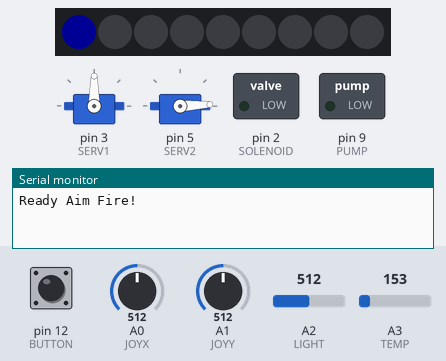
Recording of a sketch running on a simulated Arduino Uno, built with avr-gcc and run on an emulated ATmega328P. Parts: 2 × servo, 9 RGB LEDs in strip order, left to right, switched loads named in the sketch (green lamp = pin HIGH), the last lines printed to the serial monitor. The test bench sets the inputs (shaded band); at power-on: pin 12 (BUTTON) HIGH, A0 (JOYX) = 512, A1 (JOYY) = 512, A2 (LIGHT) = 512, A3 (TEMP) = 153. Dim RGB values are drawn brighter than linear.

Above: at 10.5 s.
11.9 s: pin 12 (BUTTON) pulled LOW for 0.15 s
At 12.27 s:
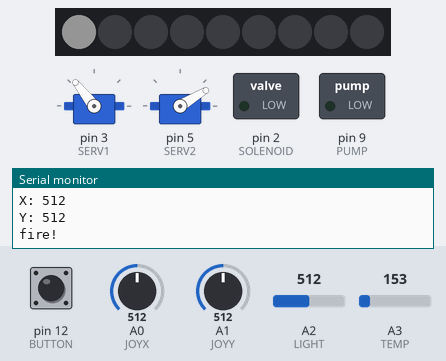
14.1 s: A0 (JOYX) set to 716
17.1 s: A1 (JOYY) set to 306
At 18.7 s:
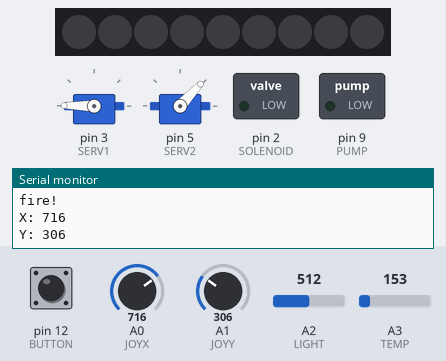
19.0 s: A0 (JOYX) set to 513
At 20.2 s:
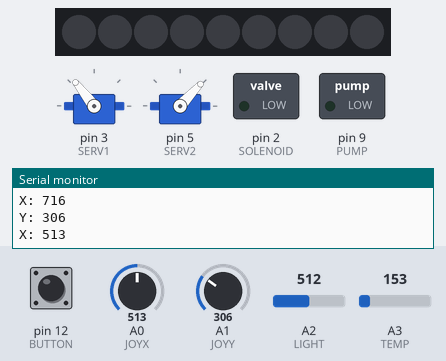
20.5 s: A1 (JOYY) set to 30
At 21.3 s:
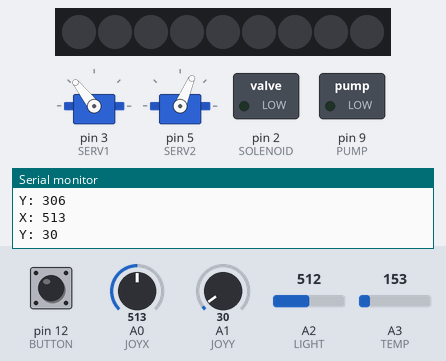
22.0 s: pin 12 (BUTTON) pulled LOW for 1 s
At 25.3 s:
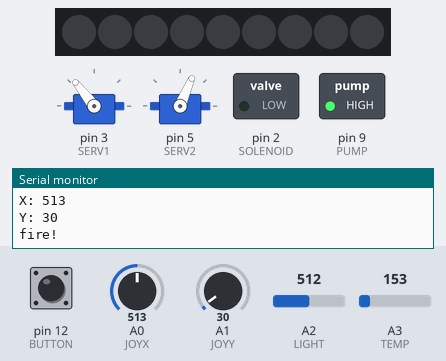
Timing chart, 0 to 29.0 s (numbered marks = the images above; inputs shaded):
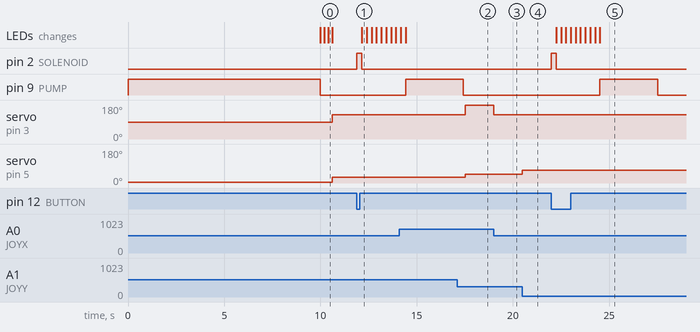

The sketch:

RAF2.ino
```cpp
#include <FastLED.h>

#include <Servo.h>

#define SOLENOID 2
#define PUMP 9
#define BUTTON 12
#define JOYX A0
#define JOYY A1
#define SERV1 3
#define SERV2 5
#define SERV3 6
#define LIGHT A2
#define TEMP A3
#define NEOPIXELPIN 8
#define NUM_LEDS 9
CRGB leds[NUM_LEDS];
#define DATA_PIN NEOPIXELPIN
#define BRIGHTNESS 20
Servo xServo,yServo;
void setup() {
  FastLED.addLeds<WS2811, DATA_PIN, RGB>(leds, NUM_LEDS);
  FastLED.setBrightness(BRIGHTNESS);

  Serial.begin(115200);
  Serial.println("Ready Aim Fire!");


  xServo.attach(SERV1);
  yServo.attach(SERV2);
  yServo.write(3);
  pinMode(SOLENOID,OUTPUT);
  digitalWrite(SOLENOID,LOW);
  pinMode(PUMP,OUTPUT);
  digitalWrite(PUMP,HIGH);
  delay(10000);
  digitalWrite(PUMP, LOW);
  pinMode(BUTTON,INPUT_PULLUP);
  leds[0] = CRGB::Red;
  FastLED.show();
  delay(200);
  leds[0] = CRGB::Green;
  FastLED.show();
  delay(200);
  leds[0] = CRGB::Blue;
  FastLED.show();
  delay(200);
  leds[0] = CRGB::Black;
  FastLED.show();

}
void chase()
{
     // Move a single white led
   for(int whiteLed = 0; whiteLed < NUM_LEDS; whiteLed = whiteLed + 1) {
      // Turn our current led on to white, then show the leds
      leds[whiteLed] = CRGB::White;

      // Show the leds (only one of which is set to white, from above)
      FastLED.show();

      // Wait a little bit
      delay(250);

      // Turn our current led back to black for the next loop around
      leds[whiteLed] = CRGB::Black;
      FastLED.show();
   }
}
int lastx;
int lasty;

void loop() {


  if (digitalRead(BUTTON) == LOW)
  {
    Serial.println("fire!");
    digitalWrite(SOLENOID,HIGH);
    delay(250);
    digitalWrite(SOLENOID,LOW);
    chase();
    digitalWrite(PUMP,HIGH);
    delay(3000);
    digitalWrite(PUMP, LOW);
    delay(100);
  }
  int light = analogRead(LIGHT);
  int temp = analogRead(TEMP);
  //Serial.print("LIGHT: ");Serial.print(light);Serial.print(" TEMP: ");Serial.println(temp);
  int x = analogRead(JOYX);
  int y = analogRead(JOYY);

  if(abs(lastx-x)>2)
  {
    Serial.print("X: ");Serial.println(x);
    xServo.write(x/4);
    lastx =x;
  }
  if(abs(lasty-y)>2)
  {

    // Y is also around 450-500 but y axis is at 90 essentially at rest,  so map forward and back;
    Serial.print("Y: ");Serial.println(y);
    if (y < 523)
    {
     yServo.write(map(y,523,0,31,70));
    }else
      yServo.write(map(y,524,1023,30,3));
    lasty = y;
  }

}
```

Measured:
- after the input at 11.9 s, pin 2 (SOLENOID): LOW → HIGH at once, → LOW 0.25 s later; the LEDs: change after 0.25 s (image 1)
- after the input at 17.1 s, servo on pin 5 (SERV2): 31° → 47° after 0.43 s
- after the input at 19.0 s, servo on pin 3 (SERV1): 179° → 128° at once
- after the input at 20.5 s, servo on pin 5 (SERV2): 47° → 67° at once
- after the input at 22.0 s, pin 2 (SOLENOID): LOW → HIGH at once, → LOW 0.25 s later; pin 9 (PUMP): LOW → HIGH after 2.5 s, → LOW 3.0 s later; the LEDs: first change after 0.25 s (image 5 shows a later state)
